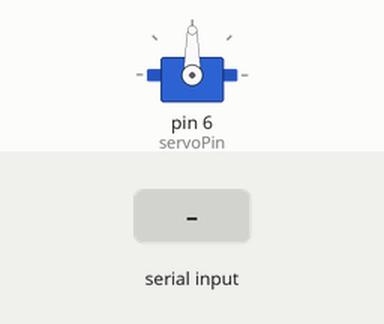
A sketch run on a simulated Arduino Uno, built with avr-gcc and run on an emulated ATmega328P. Shown: servo. The inputs (shaded band) are chosen by the test bench.

Above: at 1.2 s.
1.3 s: "f90\n" received over Serial
At 2.1 s:
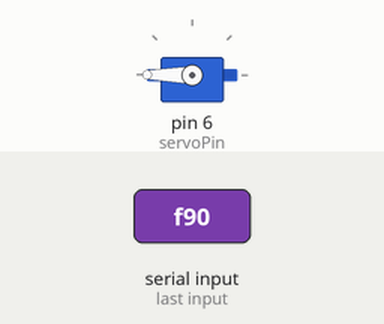
2.8 s: byte 102 ('f') received over Serial
At 3.2 s:
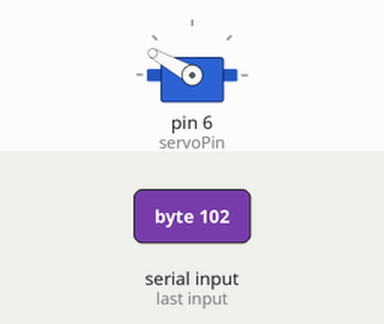
4.3 s: "f,45\n" received over Serial
At 5.6 s:
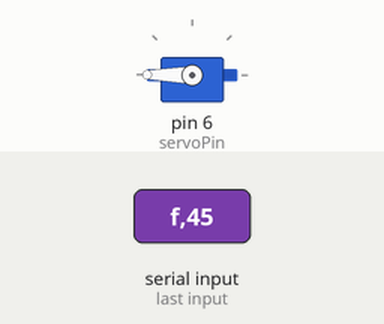
Timing chart, 0 to 7.3 s (numbered marks = the images above; inputs shaded):
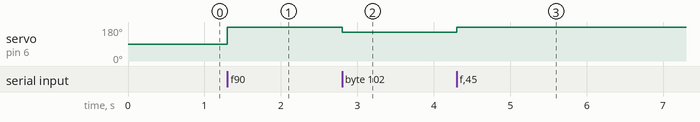

The sketch:

Cameramann.ino
```cpp
#include <Servo.h>

#define servoPin 6

Servo myServo;
String inputString = "";
bool stringComplete = false;

void setup() {
  Serial.begin(9600);
  myServo.attach(servoPin);
}

void loop() {
  if(stringComplete) {
    int num = inputString.toInt();
    inputString = "";
    myServo.write(map(num, 0, 550, 180, 0));
    stringComplete = false;
  }

}

void serialEvent() {
  while(Serial.available()) {
    char inChar = (char)Serial.read();
    if(inChar == 'f') stringComplete = true;
    else if(inChar != '\n') inputString += inChar;
  }
}
```

Measured:
- after the input at 1.3 s, servo on pin 6 (servoPin): 90° → 180° at once
- after the input at 2.8 s, servo on pin 6 (servoPin): 180° → 151° at once
- after the input at 4.3 s, servo on pin 6 (servoPin): 151° → 180° at once
